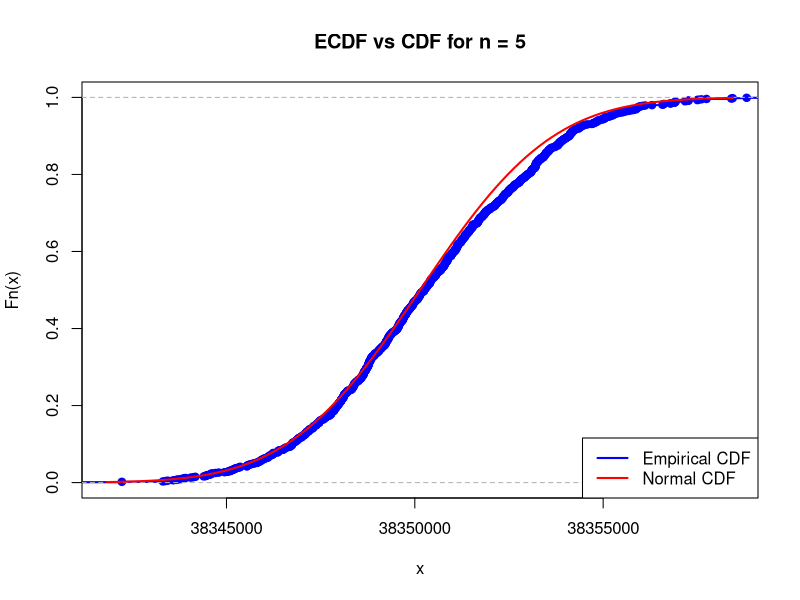
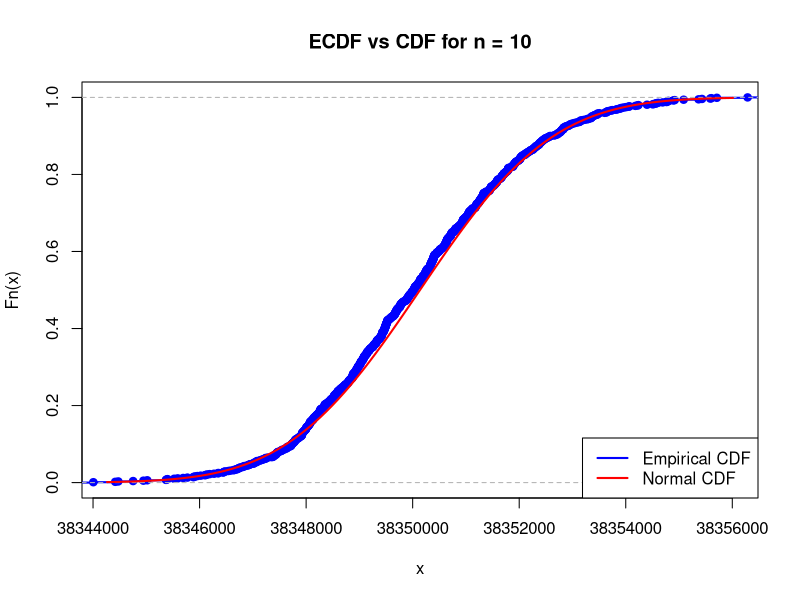
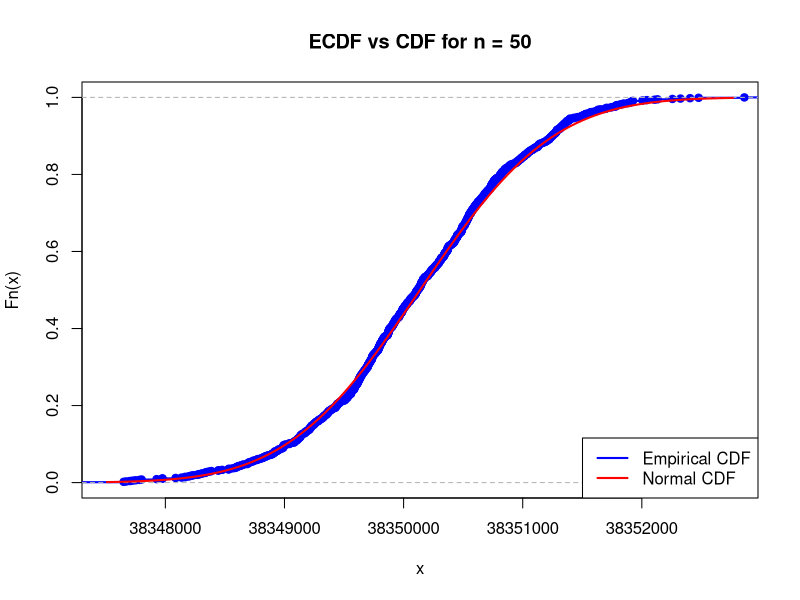
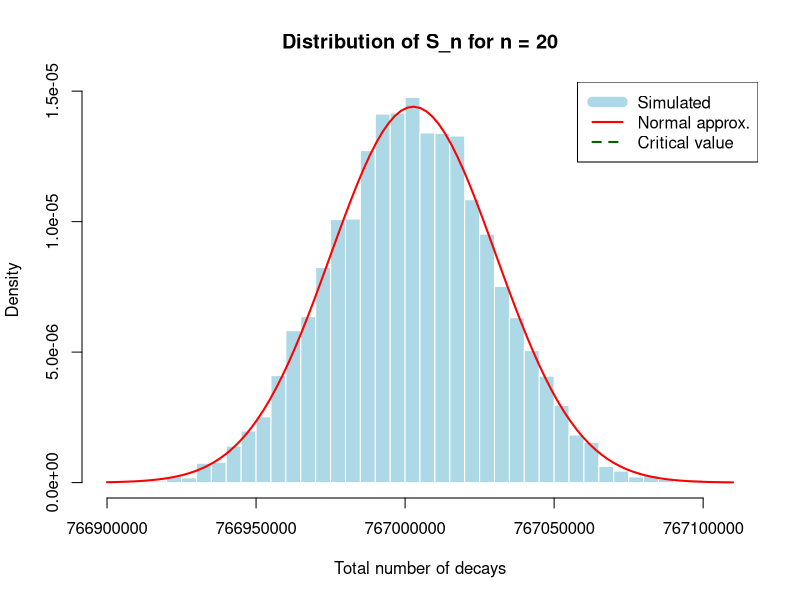
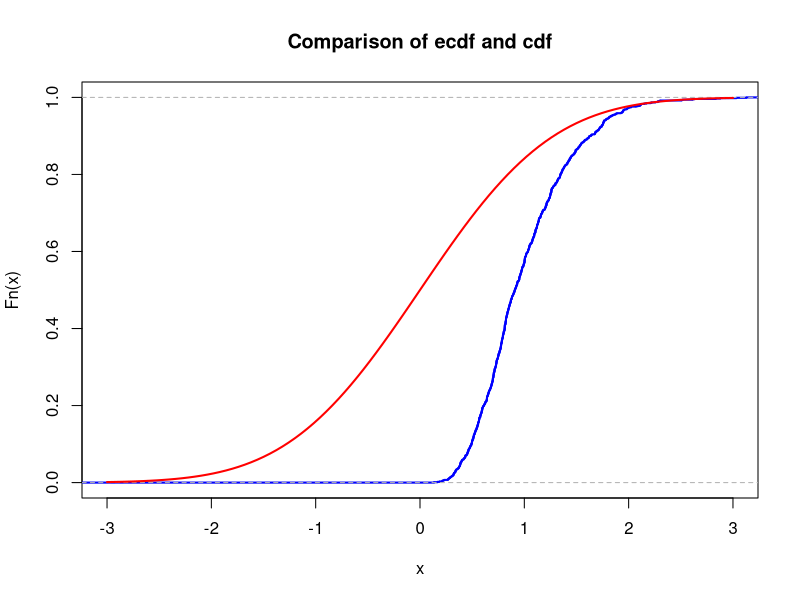
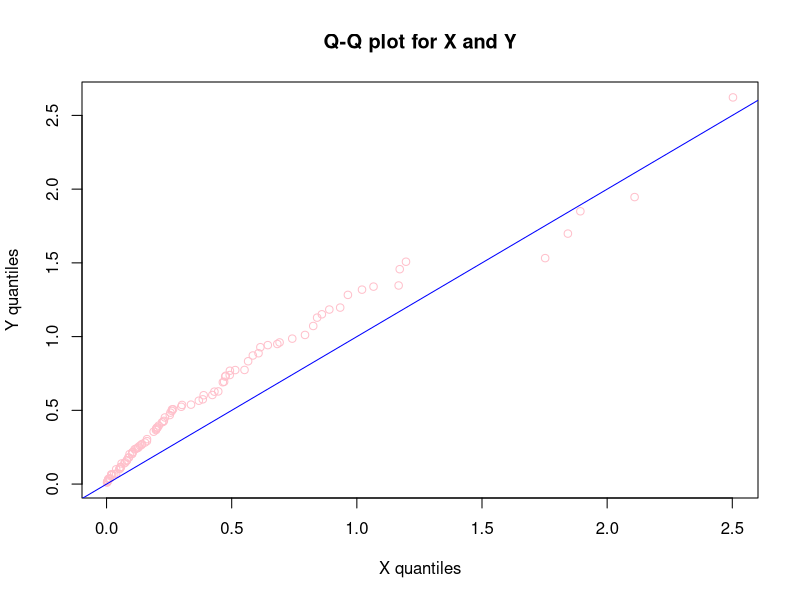
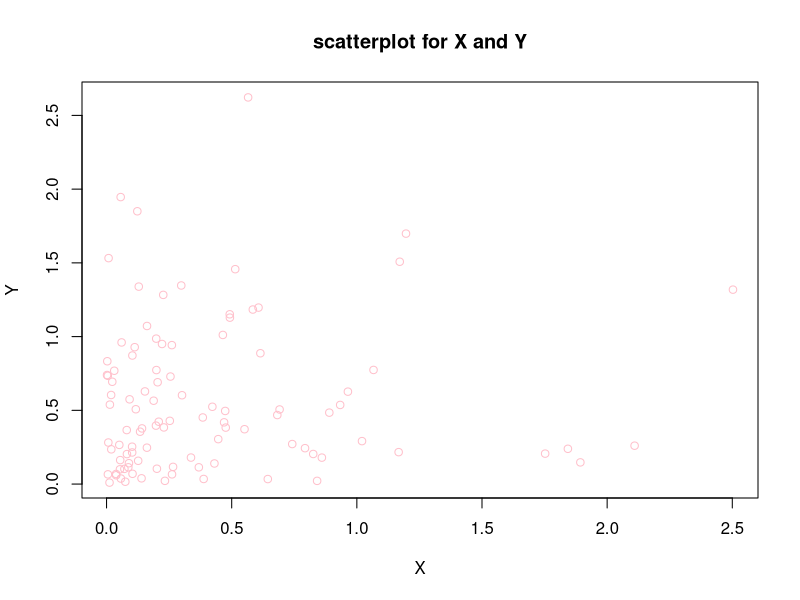
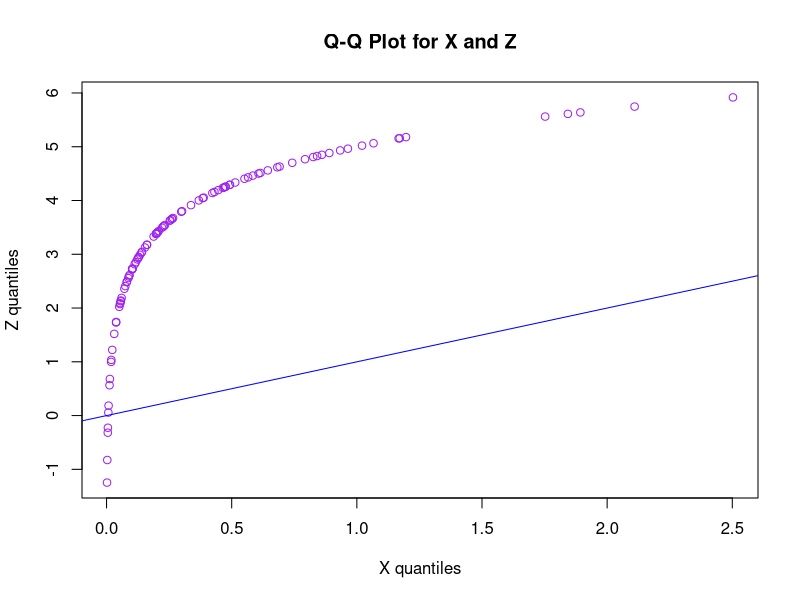

Generate these figures, in order, with R:
## ---- chunk 1
set.seed(12)
## ---- chunk 2
# your team id number 
                          ###
id <- 12                  ### Change to the correct id!
                          ###
set.seed(id)
p <- id/100
# matrices G and H
G <- matrix(c(1, 1, 1, 0, 0, 0, 0,
		1, 0, 0, 1, 1, 0, 0,
		0, 1, 0, 1, 0, 1, 0,
		1, 1, 0, 1, 0, 0, 1), nrow = 4, byrow = TRUE)
H <- t(matrix(c(1, 0, 1, 0, 1, 0, 1,
		0, 1, 1, 0, 0, 1, 1,
		0, 0, 0, 1, 1, 1, 1), nrow = 3, byrow = TRUE))
# cat("The matrix G is: \n") 
#G  
#cat("The matrix H is: \n") 
#H
#cat("The product GH must be zero: \n")
#(G%*%H) %%2
## ---- chunk 3
# generate N messages

message_generator <- function(N) {
  matrix(sample(c(0,1), 4*N, replace = TRUE), nrow = N)
}  
messages <- message_generator(100)
codewords <- (messages %*% G) %% 2
## ---- chunk 4
#  errors <- ...
#  received <-   
## ---- chunk 5
# Physical constants and parameters for Cesium-137
# Half-life period in years
T_years <- 30.1
# Convert to seconds
T_seconds <- T_years * 365.25 * 24 * 3600
# Atomic mass of Cesium-137 (g/mol)
M <- 137
# Avogadro constant (atoms/mol)
N_A <- 6e23
# Mass of each sample in grams (id * 10^-6 g)
m <- id * 1e-6

# Calculate activity lambda: probability that one nucleus decays in one second
lambda <- log(2) / T_seconds

# Calculate number of atoms in one sample
N_atoms <- (m / M) * N_A

# Calculate Poisson parameter μ for one sample
mu <- N_atoms * lambda

cat("Poisson parameter μ for one sample:", mu, "\n")
cat("This represents the expected number of decays per second in one sample.\n")
## ---- chunk 6
# Number of simulations
K <- 1e3
# Sample size
n <- 5

# Simulate K sample means, each computed from n Poisson observations
sample_means_5 <- colMeans(matrix(rpois(n*K, lambda = mu), nrow=n))

# According to CLT, sample mean ~ N(mu, mu/n)
# Mean of the normal approximation
mu_normal_5 <- mu
# Standard deviation of the normal approximation
sigma_normal_5 <- sqrt(mu/n)

# Plot ecdf vs cdf
xlims_5 <- c(mu_normal_5 - 3*sigma_normal_5, mu_normal_5 + 3*sigma_normal_5)
Fs_5 <- ecdf(sample_means_5)

plot(Fs_5, 
     xlim = xlims_5, 
     ylim = c(0,1),
     col = "blue",
     lwd = 2,
     main = paste("ECDF vs CDF for n =", n))
curve(pnorm(x, mean = mu_normal_5, sd = sigma_normal_5), 
      col = "red", lwd = 2, add = TRUE)
legend("bottomright", 
       legend = c("Empirical CDF", "Normal CDF"), 
       col = c("blue", "red"), 
       lwd = 2)

# Calculate maximal difference (Kolmogorov-Smirnov statistic)
# https://en.wikipedia.org/wiki/Kolmogorov%E2%80%93Smirnov_test
x_vals_5 <- sort(sample_means_5)
empirical_cdf_5 <- Fs_5(x_vals_5)
theoretical_cdf_5 <- pnorm(x_vals_5, mean = mu_normal_5, sd = sigma_normal_5)
max_diff_5 <- max(abs(empirical_cdf_5 - theoretical_cdf_5))

cat("For n =", n, ":\n")
cat("  Theoretical mean μ =", mu_normal_5, "\n")
cat("  Theoretical standard deviation σ =", sigma_normal_5, "\n")
cat("  Sample mean of sample means =", mean(sample_means_5), "\n")
cat("  Sample std dev of sample means =", sd(sample_means_5), "\n")
cat("  Maximum difference between ECDFs =", max_diff_5, "\n\n")
## ---- chunk 7
# Sample size
n <- 10

# Simulate K sample means
sample_means_10 <- colMeans(matrix(rpois(n*K, lambda = mu), nrow=n))

# Normal approximation parameters
mu_normal_10 <- mu
sigma_normal_10 <- sqrt(mu/n)

# Plot ecdf vs cdf
xlims_10 <- c(mu_normal_10 - 3*sigma_normal_10, mu_normal_10 + 3*sigma_normal_10)
Fs_10 <- ecdf(sample_means_10)

plot(Fs_10, 
     xlim = xlims_10, 
     ylim = c(0,1),
     col = "blue",
     lwd = 2,
     main = paste("ECDF vs CDF for n =", n))
curve(pnorm(x, mean = mu_normal_10, sd = sigma_normal_10), 
      col = "red", lwd = 2, add = TRUE)
legend("bottomright", 
       legend = c("Empirical CDF", "Normal CDF"), 
       col = c("blue", "red"), 
       lwd = 2)

# Calculate maximal difference
x_vals_10 <- sort(sample_means_10)
empirical_cdf_10 <- Fs_10(x_vals_10)
theoretical_cdf_10 <- pnorm(x_vals_10, mean = mu_normal_10, sd = sigma_normal_10)
max_diff_10 <- max(abs(empirical_cdf_10 - theoretical_cdf_10))

cat("For n =", n, ":\n")
cat("  Theoretical mean μ =", mu_normal_10, "\n")
cat("  Theoretical standard deviation σ =", sigma_normal_10, "\n")
cat("  Sample mean of sample means =", mean(sample_means_10), "\n")
cat("  Sample std dev of sample means =", sd(sample_means_10), "\n")
cat("  Maximum difference between ECDFs =", max_diff_10, "\n\n")
## ---- chunk 8
# Sample size
n <- 50

# Simulate K sample means
sample_means_50 <- colMeans(matrix(rpois(n*K, lambda = mu), nrow=n))

# Normal approximation parameters
mu_normal_50 <- mu
sigma_normal_50 <- sqrt(mu/n)

# Plot ecdf vs cdf
xlims_50 <- c(mu_normal_50 - 3*sigma_normal_50, mu_normal_50 + 3*sigma_normal_50)
Fs_50 <- ecdf(sample_means_50)

plot(Fs_50, 
     xlim = xlims_50, 
     ylim = c(0,1),
     col = "blue",
     lwd = 2,
     main = paste("ECDF vs CDF for n =", n))
curve(pnorm(x, mean = mu_normal_50, sd = sigma_normal_50), 
      col = "red", lwd = 2, add = TRUE)
legend("bottomright", 
       legend = c("Empirical CDF", "Normal CDF"), 
       col = c("blue", "red"), 
       lwd = 2)

# Calculate maximal difference
x_vals_50 <- sort(sample_means_50)
empirical_cdf_50 <- Fs_50(x_vals_50)
theoretical_cdf_50 <- pnorm(x_vals_50, mean = mu_normal_50, sd = sigma_normal_50)
max_diff_50 <- max(abs(empirical_cdf_50 - theoretical_cdf_50))

cat("For n =", n, ":\n")
cat("  Theoretical mean μ =", mu_normal_50, "\n")
cat("  Theoretical standard deviation σ =", sigma_normal_50, "\n")
cat("  Sample mean of sample means =", mean(sample_means_50), "\n")
cat("  Sample std dev of sample means =", sd(sample_means_50), "\n")
cat("  Maximum difference between ECDFs =", max_diff_50, "\n\n")
## ---- chunk 9
# Summary comparison
cat("Summary of CLT convergence:\n")
cat("n = 5:  Max difference =", max_diff_5, "\n")
cat("n = 10: Max difference =", max_diff_10, "\n")
cat("n = 50: Max difference =", max_diff_50, "\n\n")
cat("As n increases, the maximum difference decreases, confirming the CLT.\n")
cat("The empirical distribution converges to the theoretical normal distribution.\n")
## ---- chunk 10
# Critical threshold for total decays
critical_value <- 8e8

# Method 1: Markov Inequality
# P(S_n >= c) <= E[S_n] / c
# P(S_n < c) >= 1 - E[S_n] / c
# We need: 1 - n*mu / c >= 0.95
# => n*mu / c <= 0.05
# => n <= 0.05 * c / mu

n_markov <- floor(0.05 * critical_value / mu)
cat("Markov Inequality bound: n <=", n_markov, "\n")

# Method 2: Chernoff Bound
# For Poisson(lambda), MGF: M(t) = exp(lambda(e^t - 1))
# P(S_n >= c) <= exp(-t*c) * E[exp(t*S_n)] = exp(-t*c + n*mu*(e^t - 1))
# Minimize over t > 0
# Optimal t: c = n*mu*e^t => t = log(c/(n*mu))
# For given n, bound is: exp(n*mu - c + c*log(c/(n*mu)))
# We need this <= 0.05, solve numerically

# Try different values of n to find the bound
chernoff_bound <- function(n, mu, c) {
  # Bound is >= 1, not useful
  if (n * mu >= c) return(1)
  exp(n * mu - c + c * log(c / (n * mu)))
}

# Binary search for maximum n
n_low <- 1
n_high <- n_markov * 10
while (n_high - n_low > 1) {
  n_mid <- floor((n_low + n_high) / 2)
  if (chernoff_bound(n_mid, mu, critical_value) <= 0.05) {
    n_low <- n_mid
  } else {
    n_high <- n_mid
  }
}
n_chernoff <- n_low
cat("Chernoff Bound: n <=", n_chernoff, "\n")

# Method 3: Central Limit Theorem
# S_n ~ N(n*mu, n*mu) approximately
# P(S_n < c) = P((S_n - n*mu)/sqrt(n*mu) < (c - n*mu)/sqrt(n*mu))
# Using standard normal: P(Z < z) = 0.95 => z ≈ 1.645
# (c - n*mu)/sqrt(n*mu) = 1.645
# c - n*mu = 1.645 * sqrt(n*mu)
# Let x = sqrt(n*mu), then: c - x^2 = 1.645*x
# x^2 + 1.645*x - c = 0
# x = (-1.645 + sqrt(1.645^2 + 4*c)) / 2
# n = x^2 / mu

z_95 <- qnorm(0.95)
discriminant <- z_95^2 + 4 * critical_value
x_solution <- (-z_95 + sqrt(discriminant)) / 2
n_clt <- floor(x_solution^2 / mu)
cat("CLT bound: n <=", n_clt, "\n\n")

# Compare the three methods
cat("Comparison of theoretical bounds:\n")
cat("  Markov:   n <=", n_markov, "(most conservative)\n")
cat("  Chernoff: n <=", n_chernoff, "\n")
cat("  CLT:      n <=", n_clt, "(least conservative)\n\n")
## ---- chunk 11
# Use the CLT prediction as it's typically the most accurate
n_predicted <- n_clt
# Number of simulations for verification
K_sim <- 1e4

cat("Verifying with n =", n_predicted, "samples\n")
cat("Simulating", K_sim, "realizations...\n\n")

# Simulate K_sim realizations of the sum S_n
sums_sample <- replicate(K_sim, sum(rpois(n_predicted, lambda = mu)))

# Calculate empirical probability
empirical_prob <- mean(sums_sample < critical_value)

cat("Results of simulation:\n")
cat("  Expected value E[S_n] = n*μ =", n_predicted * mu, "\n")
cat("  Sample mean of sums =", mean(sums_sample), "\n")
cat("  Sample std dev of sums =", sd(sums_sample), "\n")
cat("  Theoretical std dev =", sqrt(n_predicted * mu), "\n\n")

cat("  Critical value:", critical_value, "\n")
cat("  Empirical probability P(S_n <", critical_value, ") =", empirical_prob, "\n")
cat("  Desired probability: 0.95\n\n")

if (empirical_prob >= 0.95) {
  cat("SUCCESS: The empirical probability", empirical_prob, 
      "is at or above the desired 0.95 level.\n")
  cat("The laboratory can safely store up to", n_predicted, "samples.\n")
} else {
  cat("WARNING: The empirical probability", empirical_prob, 
      "is below the desired 0.95 level.\n")
  cat("Consider using a more conservative bound (n =", n_chernoff, ").\n")
}

# Histogram of the sums
hist(sums_sample, 
     breaks = 50, 
     probability = TRUE,
     main = paste("Distribution of S_n for n =", n_predicted),
     xlab = "Total number of decays",
     col = "lightblue",
     border = "white")

# Add normal approximation curve
curve(dnorm(x, mean = n_predicted * mu, sd = sqrt(n_predicted * mu)), 
      col = "red", lwd = 2, add = TRUE)

# Add vertical line at critical value
abline(v = critical_value, col = "darkgreen", lwd = 2, lty = 2)
legend("topright", 
       legend = c("Simulated", "Normal approx.", "Critical value"), 
       col = c("lightblue", "red", "darkgreen"), 
       lwd = c(10, 2, 2),
       lty = c(1, 1, 2))
## ---- chunk 12
nu1 <- 1  # change this!
K <- 1e3
n <- 5
sample_means <- colMeans(matrix(rexp(n*K, rate = nu1), nrow=n))
## ---- chunk 13
mu <- 0       # change this!
sigma <- 1    # change this!
## ---- chunk 14
xlims <- c(mu-3*sigma,mu+3*sigma)
Fs <- ecdf(sample_means)
plot(Fs, 
     xlim = xlims, 
     col = "blue",
     lwd = 2,
     main = "Comparison of ecdf and cdf")
curve(pnorm(x, mean = mu, sd = sigma), col = "red", lwd = 2, add = TRUE)
## ---- chunk 15
        mu <- 12 # team id
        sigma <- 31 # 2 * team id number + 7
        sd = sqrt(sigma)
        N <- 100


        x = rnorm(N, mean = mu, sd = sd) # Simulate realization for X
        y = 1/x # realization for Y

        mean_x <- mean(x)  # X̄
        mean_y <- mean(y)  # Ȳ
        inverted_mean_x <- 1 / mean_x

        #show results
        print("Sample mean X̄ " )
        print(mean_x)

        print("Inverted mean 1/X")
        print(inverted_mean_x)

        print("Sample mean Ȳ = mean(1/X)")
        print(mean_y)

        print("Difference between inverted mean [1/X̄] and  sample mean Ȳ [mean(1/X)] ")

        print(abs(inverted_mean_x - mean_y))

        print("We can see that difference is not equal to zero, so the equality 1/X̄ = [mean(1/X)] is not true")

## ---- chunk 16
        lambda <- 2
        n <- 100

        #generate a cdf for X and Y and set Z
        X <- rexp(n, rate = 2)
        Y <- rexp(n, rate = 2)
        Z = log(X) + 5  # Z is dependent on X

        # Q-Q plot for X and Y
        qqplot(X, Y, main = "Q-Q plot for X and Y",
            xlab = "X quantiles",
            ylab = "Y quantiles",
            col = "pink")
        abline(0, 1, col = "blue")

        # scatterplot for X and Y
        plot(X, Y, main = "scatterplot for X and Y",
            xlab = "X",
            ylab = "Y",
            col = "pink")

        # Q-Q plot for X and Z
        qqplot(X, Z, main = "Q-Q Plot for X and Z",
            xlab = "X quantiles",
            ylab = "Z quantiles",
            col = "purple")
        abline(0, 1, col = "blue")
        
        # scatterplot for X and Z
        plot(X, Z, main  = "scatterplot for X and Z",
            xlab = "X",
            ylab = "Z",
            col = "purple")

        cat("Summary:

        For X and Y in Q-Q plot :
        
        X and Y have same distribution ~ exp(2), so the quantiles coincide
        that form a plot where points overlap,
        and align along the line y = x
        
        For X and Y in scatterplot :
        
        It looks like graph with random points
        because there is no functional relationship between X and Y

        For X and Z in Q-Q plot :
        
        X has an exponential distribution when Z not
        
        For X and Y in scatterplot :
        
        We can saw that they are dependent and as result 
        points form a logarithmic curve
        
    Which pair of r.v.'s is dependent and which one is similar?
        
        X and Z are dependent and X and Y - similar")
## ---- chunk 17
        # Expected value if Binomial r.v. = n*p
        # Variance of Binomial r.v. = n*p*(1-p)
        n <- 3
        p <- 1/2
        expected_value_X <- n*p
        variance_X <- n*p*(1-p)
        N <- 100  # amoumt of values for simulation


        sample_for_simulation_X <- rbinom(N, size = n, prob = p) #generate sample for X 

        sample_mean_X <- mean(sample_for_simulation_X)

        squared_deviations_X <- (sample_for_simulation_X - sample_mean_X)^2
        sample_variance_X <- sum(squared_deviations_X) / (N- 1)


        cat("Results:
            Expected value of X",expected_value_X,
            "Variance of X" , variance_X,
        
            "Sample mean of X", sample_mean_X,
            "Sample variance of X", sample_variance_X)
## ---- chunk 18
        #Y = 0.5 *X - 1
        # to calculate expected value of Y we apply linearity of expectation
        # E(Y) = E(0.5*X - 1) =  E(0.5*X) - E(1) = 0.5 * E(X) - 1

        expected_value_Y <- (0.5 * expected_value_X) - 1

        # and to calculate variance of Y we also apply its properties
        # Var(0.5*X - 1) = Var(0.5*X) = 0.5^2*Var(X) = 0.25*Var(X)

        variance_Y <- 0.25 * variance_X

        #generate sample for Y
        sample_for_simulation_Y = 0.5 * sample_for_simulation_X -1
        sample_mean_Y <- mean(sample_for_simulation_Y)

        squared_deviations_Y <- (sample_for_simulation_Y - sample_mean_Y)^2
        sample_variance_Y <- sum(squared_deviations_Y) / (N- 1)

        cat("Results:
            Expected value of Y",expected_value_Y,
            "Variance of Y" , variance_Y,
        
            "Sample mean of Y", sample_mean_Y,
            "Sample variance of Y", sample_variance_Y)
